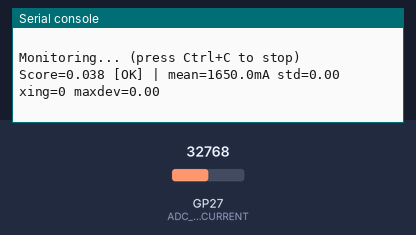
Bench run of a program on a simulated Raspberry Pi Pico running MicroPython. On the bench: the last lines printed to the serial console. The test bench sets the inputs (shaded band); at power-on: GP27 (ADC_MOTOR1_CURRENT) = 32768 (analog values on the 0–65535 scale).

Above: at 6.4 s.
6.5 s: GP27 (ADC_MOTOR1_CURRENT) set to 45874
At 8.4 s:
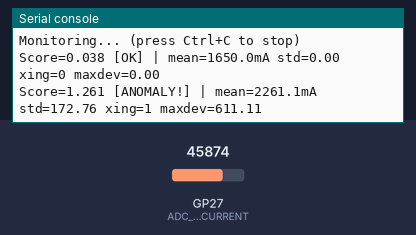
8.9 s: GP27 (ADC_MOTOR1_CURRENT) set to 57670
At 10.7 s:
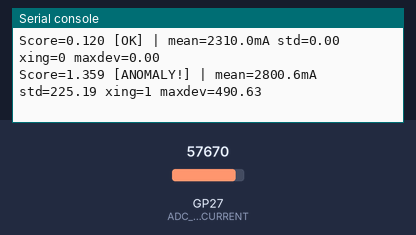
Timing chart, 0 to 12.2 s (numbered marks = the images above; inputs shaded):
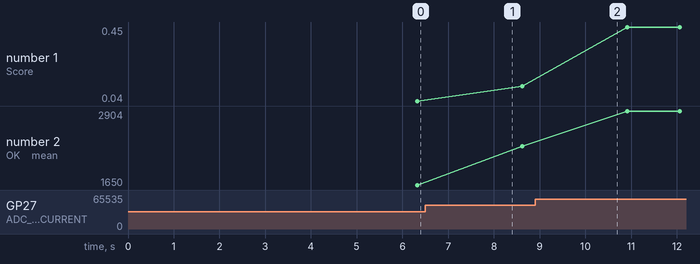

The program:

energy_signature.py
```python
"""
GridBox — Energy Signature Anomaly Detection
Wooseong's design: detect motor faults from current draw patterns.
Samples ADC at 500Hz, computes 4-metric signature, scores divergence.
"""

from machine import Pin, ADC
import time
import math
import config


class EnergySignature:
    """Represents a current draw signature (4 metrics)."""

    def __init__(self, mean_current=0.0, std_current=0.0,
                 crossing_rate=0.0, max_deviation=0.0):
        self.mean_current = mean_current
        self.std_current = std_current
        self.crossing_rate = crossing_rate
        self.max_deviation = max_deviation

    def __repr__(self):
        return (f"Sig(mean={self.mean_current:.3f}, std={self.std_current:.3f}, "
                f"xing={self.crossing_rate:.1f}, maxdev={self.max_deviation:.3f})")


def zero_crossings(samples, mean_val):
    """Count how many times signal crosses the mean per window."""
    count = 0
    above = samples[0] > mean_val
    for s in samples[1:]:
        now_above = s > mean_val
        if now_above != above:
            count += 1
            above = now_above
    return count


def compute_signature(samples):
    """Calculate 4-metric signature from raw ADC samples.

    Args:
        samples: list of float current values

    Returns:
        EnergySignature
    """
    n = len(samples)
    if n == 0:
        return EnergySignature()

    # Mean
    mean_val = sum(samples) / n

    # Standard deviation
    variance = sum((s - mean_val) ** 2 for s in samples) / n
    std_val = math.sqrt(variance)

    # Zero crossings (relative to mean)
    xing = zero_crossings(samples, mean_val)

    # Max deviation from mean
    max_dev = max(abs(s - mean_val) for s in samples)

    return EnergySignature(mean_val, std_val, xing, max_dev)


def divergence_score(baseline, current):
    """Compute weighted divergence score between baseline and current signature.

    Weights from Wooseong's design:
        mean=0.30, std=0.25, crossing=0.25, maxdev=0.20

    Returns:
        float 0.0 (identical) to 1.0+ (very different)
    """
    def _metric_div(base, curr, cap=2.0):
        if base == 0:
            return min(curr, cap)
        return min(abs(curr - base) / base, cap)

    d_mean = _metric_div(baseline.mean_current, current.mean_current)
    d_std = _metric_div(baseline.std_current, current.std_current)
    d_xing = _metric_div(baseline.crossing_rate, current.crossing_rate)
    d_maxdev = _metric_div(baseline.max_deviation, current.max_deviation)

    score = (d_mean * config.ES_WEIGHT_MEAN +
             d_std * config.ES_WEIGHT_STD +
             d_xing * config.ES_WEIGHT_CROSSING +
             d_maxdev * config.ES_WEIGHT_MAXDEV)

    return score


class EnergySignatureMonitor:
    """Continuous energy signature monitoring.

    Designed to run on Core 1 alongside IMU reader.
    """

    def __init__(self, adc_pin=None):
        pin = adc_pin or config.ADC_MOTOR1_CURRENT
        self.adc = ADC(Pin(pin))
        self.baseline = None
        self._current_sig = EnergySignature()
        self._score = 0.0
        self._is_anomaly = False
        self._learning = False
        self._samples = []

    def _read_current_mA(self):
        """Read single ADC sample as current in mA."""
        raw = self.adc.read_u16()
        voltage = raw * config.ADC_VREF / config.ADC_RESOLUTION
        return (voltage / config.CURRENT_SENSE_R) * 1000

    def learn_baseline(self, duration_s=None):
        """Capture healthy baseline signature.

        Args:
            duration_s: learning duration (default from config)
        """
        duration_s = duration_s or config.ES_LEARNING_DURATION_S
        total_samples = config.ES_SAMPLE_RATE_HZ * duration_s
        interval_us = 1_000_000 // config.ES_SAMPLE_RATE_HZ

        print(f"[ES] Learning baseline ({duration_s}s, {total_samples} samples)...")
        self._learning = True

        samples = []
        for i in range(total_samples):
            samples.append(self._read_current_mA())
            time.sleep_us(interval_us)

            # Progress every 5 seconds
            if (i + 1) % (config.ES_SAMPLE_RATE_HZ * 5) == 0:
                elapsed = (i + 1) // config.ES_SAMPLE_RATE_HZ
                print(f"[ES] Learning... {elapsed}/{duration_s}s")

        self.baseline = compute_signature(samples)
        self._learning = False
        print(f"[ES] Baseline: {self.baseline}")

    def sample_window(self):
        """Sample one window (1 second) and update signature + score.

        Call this periodically from the main loop or Core 1.
        """
        interval_us = 1_000_000 // config.ES_SAMPLE_RATE_HZ
        samples = []

        for _ in range(config.ES_WINDOW_SIZE):
            samples.append(self._read_current_mA())
            time.sleep_us(interval_us)

        self._current_sig = compute_signature(samples)

        if self.baseline is not None:
            self._score = divergence_score(self.baseline, self._current_sig)
            self._is_anomaly = self._score > config.ES_ANOMALY_THRESHOLD
        else:
            self._score = 0.0
            self._is_anomaly = False

    def get_score(self):
        """Return current divergence score (0.0 = healthy)."""
        return self._score

    def get_signature(self):
        """Return current EnergySignature."""
        return self._current_sig

    def is_anomaly(self):
        """Return True if divergence exceeds threshold."""
        return self._is_anomaly

    def is_learning(self):
        """Return True if currently learning baseline."""
        return self._learning


if __name__ == "__main__":
    print("=" * 40)
    print("  Energy Signature Test")
    print("=" * 40)

    mon = EnergySignatureMonitor(adc_pin=config.ADC_MOTOR1_CURRENT)

    # Learn baseline (short for testing)
    mon.learn_baseline(duration_s=5)

    # Monitor
    print("\nMonitoring... (press Ctrl+C to stop)")
    while True:
        mon.sample_window()
        sig = mon.get_signature()
        score = mon.get_score()
        anomaly = "ANOMALY!" if mon.is_anomaly() else "OK"

        print(f"Score={score:.3f} [{anomaly}] | "
              f"mean={sig.mean_current:.1f}mA "
              f"std={sig.std_current:.2f} "
              f"xing={sig.crossing_rate:.0f} "
              f"maxdev={sig.max_deviation:.2f}")

        time.sleep_ms(100)
```

config.py
```python
"""
GridBox — Master Pico (Pico A) Configuration
Pin assignments and constants for the Grid Controller.
Change these when wiring changes — all other files import from here.
"""

# ============ I2C BUS (BMI160 + PCA9685) ============
I2C_ID = 0
I2C_SDA = 4
I2C_SCL = 5
I2C_FREQ = 400_000

# I2C addresses
BMI160_ADDR = 0x68       # IMU (0x69 if SDO high)
PCA9685_ADDR = 0x40      # PWM servo/motor driver

# ============ SPI BUS (nRF24L01+) ============
SPI_ID = 0
SPI_SCK = 2
SPI_MOSI = 3
SPI_MISO = 16            # GP16
SPI_BAUD = 10_000_000
NRF_CE = 0               # GP0
NRF_CSN = 1              # GP1

# nRF24L01+ settings
NRF_CHANNEL = 100        # 2.4GHz + 100 = 2.500GHz
NRF_PAYLOAD_SIZE = 32    # bytes per packet
NRF_DATA_RATE = 250      # kbps (250, 1000, or 2000)
NRF_TX_ADDR = b'NSYNT'   # 5-byte TX address
NRF_RX_ADDR = b'NSYNR'   # 5-byte RX address

# ============ MOSFET SWITCHES (GPIO) ============
MOSFET_MOTOR1 = 10       # GP10 → Motor 1 (fan)
MOSFET_MOTOR2 = 11       # GP11 → Motor 2 (pump/conveyor)
MOSFET_LED_BANK = 12     # GP12 → LED bank
MOSFET_RECYCLE = 13      # GP13 → Recycle path

# ============ STATUS LEDs ============
LED_RED = 14             # GP14
LED_GREEN = 15           # GP15
LED_ONBOARD = 25         # Pico onboard LED

# ============ ADC (Power Sensing) ============
ADC_BUS_VOLTAGE = 26     # GP26 — bus voltage via 10kΩ+10kΩ divider
ADC_MOTOR1_CURRENT = 27  # GP27 — Motor 1 current via 1Ω sense R
ADC_MOTOR2_CURRENT = 28  # GP28 — Motor 2 current via 1Ω sense R

# ADC conversion constants
ADC_VREF = 3.3           # Pico ADC reference voltage
ADC_RESOLUTION = 65535   # 16-bit ADC
VOLTAGE_DIVIDER_RATIO = 2.0   # 10kΩ+10kΩ divider → multiply by 2
CURRENT_SENSE_R = 1.0    # 1Ω sense resistor

# ============ PCA9685 SERVO/MOTOR CHANNELS ============
SERVO_VALVE_CH = 0       # PCA9685 channel for valve servo
SERVO_GATE_CH = 1        # PCA9685 channel for sorting gate servo
MOTOR1_PWM_CH = 2        # PCA9685 channel for Motor 1 speed
MOTOR2_PWM_CH = 3        # PCA9685 channel for Motor 2 speed
SERVO_MIN_US = 500       # min pulse width microseconds
SERVO_MAX_US = 2500      # max pulse width microseconds
SERVO_CENTRE_US = 1500   # centre position

# ============ IMU SETTINGS ============
IMU_SAMPLE_RATE = 100    # Hz
IMU_ACCEL_RANGE = 4      # ±4g
IMU_GYRO_RANGE = 500     # ±500°/s
IMU_WINDOW_SIZE = 100    # rolling window for RMS
IMU_HEALTHY_THRESHOLD = 1.0   # g — below = healthy
IMU_WARNING_THRESHOLD = 2.0   # g — above = warning
IMU_FAULT_DURATION_MS = 3000  # sustained vibration = fault

# ============ POWER THRESHOLDS ============
BUS_VOLTAGE_NOMINAL = 5.0     # V — expected bus voltage
BUS_VOLTAGE_LOW = 4.2         # V — low voltage warning
BUS_VOLTAGE_CRITICAL = 3.8    # V — critical, shed loads
MOTOR_CURRENT_MAX_MA = 800    # mA — stall/jam threshold
ADC_SAMPLES_AVG = 10          # average N samples per reading

# ============ FACTORY / SORTING ============
BELT_LENGTH_CM = 20            # conveyor belt length
BELT_SPEED_CM_PER_S = 5        # belt speed at nominal PWM
WEIGHT_THRESHOLD_MIN = 0.03    # minimum current delta for "item detected"
WEIGHT_THRESHOLD_LIGHT = 0.05  # below = reject light
WEIGHT_THRESHOLD_HEAVY = 0.15  # above = reject heavy
WEIGHT_THRESHOLD_JAM = 0.30    # above = jam fault

# ============ LOAD PRIORITIES (for shedding) ============
# P1=highest priority (keep), P4=lowest (shed first)
LOAD_PRIORITY = {
    'motor1': 1,    # fan — critical cooling
    'motor2': 2,    # conveyor — important
    'leds': 3,      # LED bank — shed early
    'recycle': 4,   # recycle path — shed first
}

# ============ ENERGY SIGNATURE ============
ES_SAMPLE_RATE_HZ = 500       # ADC sampling rate for signatures
ES_WINDOW_SIZE = 500           # 1 second of data
ES_LEARNING_DURATION_S = 30    # baseline learning duration
ES_ANOMALY_THRESHOLD = 0.5    # divergence score above = anomaly
ES_WEIGHT_MEAN = 0.30
ES_WEIGHT_STD = 0.25
ES_WEIGHT_CROSSING = 0.25
ES_WEIGHT_MAXDEV = 0.20

# ============ TIMING ============
MAIN_LOOP_MS = 10              # 100Hz main loop
WIRELESS_SEND_MS = 50          # send telemetry every 50ms
HEARTBEAT_MS = 1000            # send heartbeat every 1s
SERIAL_PRINT_MS = 200          # print JSON for web dashboard

# ============ CALIBRATION ============
CALIBRATION_FILE = 'calibration.json'
CALIBRATION_SAMPLES = 100      # readings per calibration step
```

Measured:
- after the input at 6.5 s, the serial console: prints a new line after 0.97 s (image 1)
- after the input at 8.9 s, the serial console: prints a new line after 0.87 s (image 2)
- plotted number 1: 0.04 → 0.12 after the input at 6.5 s, 0.12 → 0.45 after the input at 8.9 s
- plotted number 2: 1650 → 2310 after the input at 6.5 s, 2310 → 2904 after the input at 8.9 s
